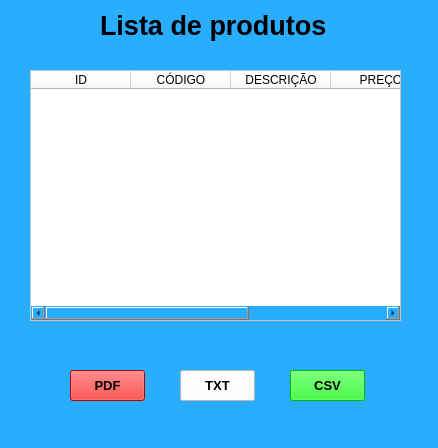
<?xml version="1.0" encoding="UTF-8"?>
<ui version="4.0">
 <class>MainWindow</class>
 <widget class="QMainWindow" name="MainWindow">
  <property name="geometry">
   <rect>
    <x>0</x>
    <y>0</y>
    <width>438</width>
    <height>448</height>
   </rect>
  </property>
  <property name="windowTitle">
   <string>MainWindow</string>
  </property>
  <property name="styleSheet">
   <string notr="true">background-color: rgb(41, 173, 255);</string>
  </property>
  <widget class="QWidget" name="centralwidget">
   <widget class="QLabel" name="label">
    <property name="geometry">
     <rect>
      <x>100</x>
      <y>10</y>
      <width>251</width>
      <height>31</height>
     </rect>
    </property>
    <property name="font">
     <font>
      <pointsize>20</pointsize>
      <weight>75</weight>
      <bold>true</bold>
     </font>
    </property>
    <property name="text">
     <string>Lista de produtos</string>
    </property>
   </widget>
   <widget class="QTableWidget" name="tableWidget">
    <property name="geometry">
     <rect>
      <x>30</x>
      <y>70</y>
      <width>371</width>
      <height>251</height>
     </rect>
    </property>
    <property name="font">
     <font>
      <pointsize>12</pointsize>
      <weight>75</weight>
      <bold>true</bold>
     </font>
    </property>
    <property name="styleSheet">
     <string notr="true">background-color: rgb(255, 255, 255);</string>
    </property>
    <column>
     <property name="text">
      <string>ID</string>
     </property>
    </column>
    <column>
     <property name="text">
      <string>CÓDIGO</string>
     </property>
    </column>
    <column>
     <property name="text">
      <string>DESCRIÇÃO</string>
     </property>
    </column>
    <column>
     <property name="text">
      <string>PREÇO</string>
     </property>
    </column>
    <column>
     <property name="text">
      <string>CATEGORIA</string>
     </property>
    </column>
   </widget>
   <widget class="QPushButton" name="pushButton">
    <property name="geometry">
     <rect>
      <x>70</x>
      <y>370</y>
      <width>75</width>
      <height>31</height>
     </rect>
    </property>
    <property name="font">
     <font>
      <pointsize>10</pointsize>
      <weight>75</weight>
      <bold>true</bold>
     </font>
    </property>
    <property name="styleSheet">
     <string notr="true">background-color: rgb(255, 0, 0);</string>
    </property>
    <property name="text">
     <string>PDF</string>
    </property>
   </widget>
   <widget class="QPushButton" name="pushButton_2">
    <property name="geometry">
     <rect>
      <x>180</x>
      <y>370</y>
      <width>75</width>
      <height>31</height>
     </rect>
    </property>
    <property name="font">
     <font>
      <pointsize>10</pointsize>
      <weight>75</weight>
      <bold>true</bold>
     </font>
    </property>
    <property name="styleSheet">
     <string notr="true">background-color: rgb(255, 255, 255);</string>
    </property>
    <property name="text">
     <string>TXT</string>
    </property>
   </widget>
   <widget class="QPushButton" name="pushButton_3">
    <property name="geometry">
     <rect>
      <x>290</x>
      <y>370</y>
      <width>75</width>
      <height>31</height>
     </rect>
    </property>
    <property name="font">
     <font>
      <pointsize>10</pointsize>
      <weight>75</weight>
      <bold>true</bold>
     </font>
    </property>
    <property name="styleSheet">
     <string notr="true">background-color: rgb(0, 255, 0);</string>
    </property>
    <property name="text">
     <string>CSV</string>
    </property>
   </widget>
  </widget>
  <widget class="QMenuBar" name="menubar">
   <property name="geometry">
    <rect>
     <x>0</x>
     <y>0</y>
     <width>438</width>
     <height>21</height>
    </rect>
   </property>
  </widget>
  <widget class="QStatusBar" name="statusbar"/>
 </widget>
 <resources/>
 <connections/>
</ui>
